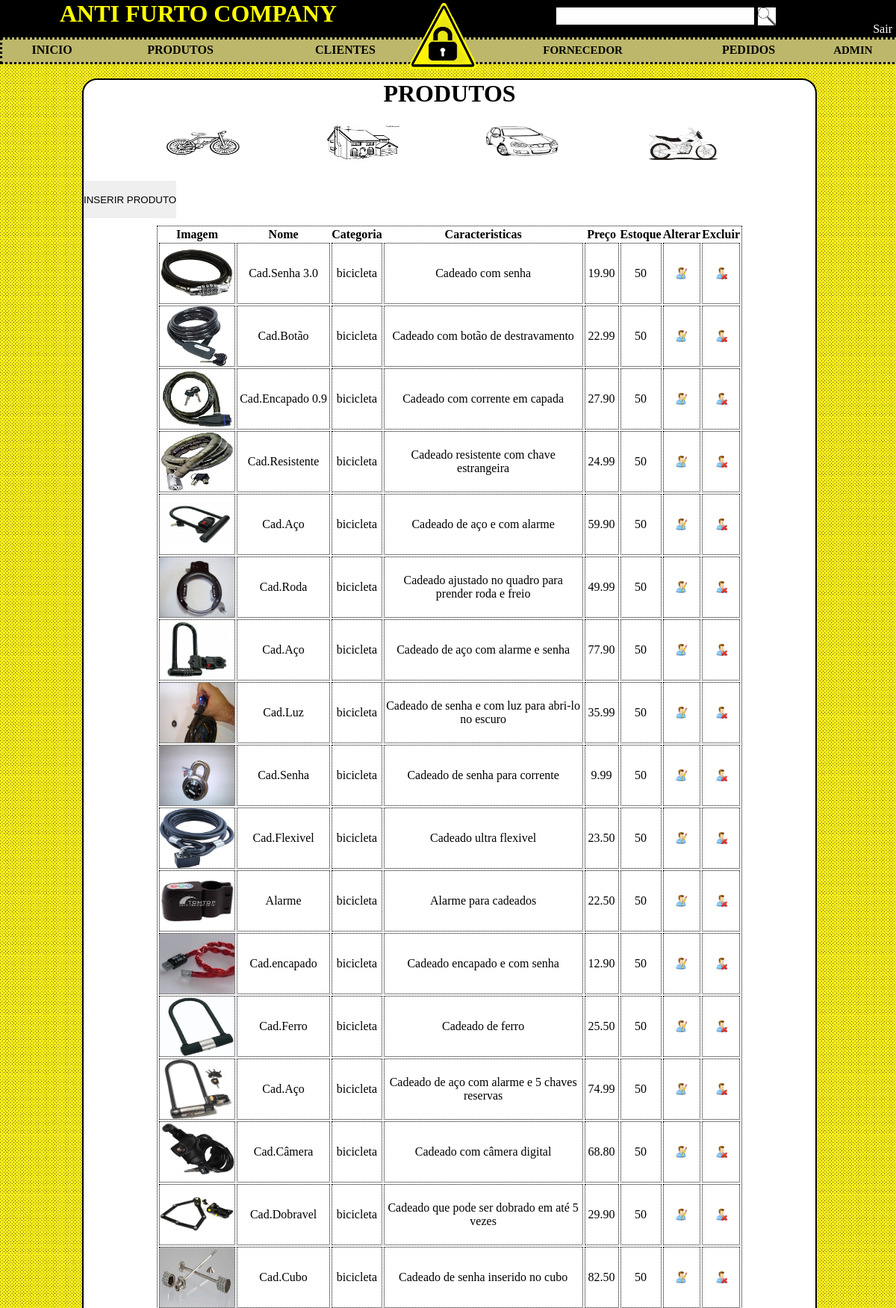
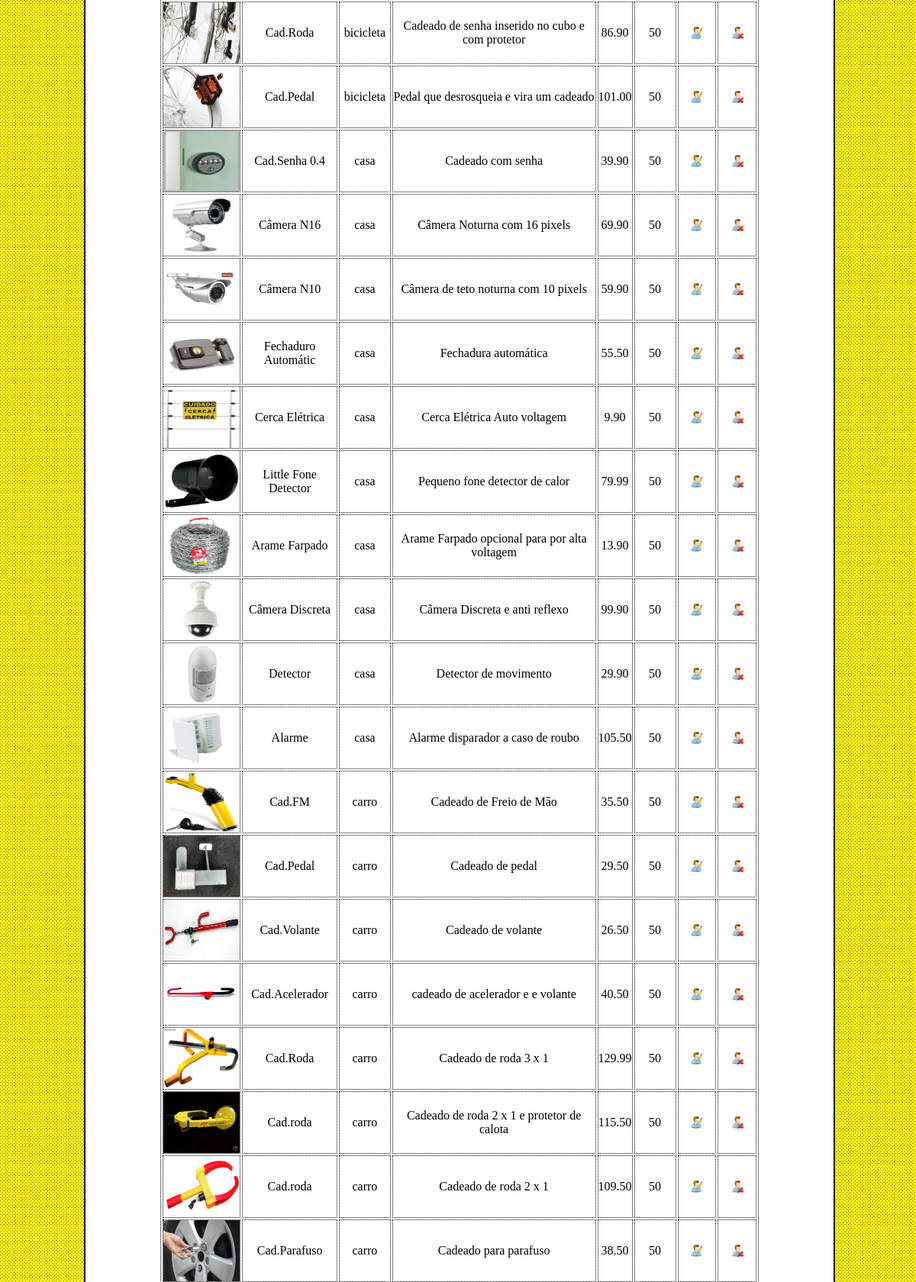
The page /SITE/admin/produtos.php (signed in, upper part) on the database its author committed (2 pictures, top to bottom).
### tables this page shows
CREATE TABLE `produto` (
  `descricao` varchar(60) NOT NULL,
  `cod_produto` int(11) NOT NULL AUTO_INCREMENT,
  `nome_produto` varchar(20) NOT NULL,
  `preco` decimal(10,2) NOT NULL,
  `foto` varchar(40) NOT NULL,
  `estoque` int(11) NOT NULL,
  `cod_fornecedor` int(11) DEFAULT NULL,
  `categoria` varchar(20) DEFAULT NULL,
  PRIMARY KEY (`cod_produto`),
  KEY `cod_fornecedor` (`cod_fornecedor`),
  KEY `categoria` (`categoria`),
  CONSTRAINT `produto_ibfk_1` FOREIGN KEY (`cod_fornecedor`) REFERENCES `fornecedor` (`cod_fornecedor`),
  CONSTRAINT `produto_ibfk_2` FOREIGN KEY (`categoria`) REFERENCES `categoria` (`nome`)
);

### SITE/admin/produtos.php (the view, shortened to what this page needs)
<?php
	include "templete/topo.php";
?>
	<center><h1>PRODUTOS</h1></center><br>
	<div style="height:60px; margin-bottom:20px">
		<a href="categoria_bike.php"> <img src="image/bicicleta.gif" class="categoria_menu"></a>
		<a href="categoria_casa.php"> <img src="image/casa.gif" class="categoria_menu"></a>
		<a href="categoria_carro.php"> <img src="image/carro.jpg" class="categoria_menu"></a>
		<a href="categoria_moto.php"> <img src="image/moto.jpg" class="categoria_menu"></a>
	</div>
	<input class="botao_produto" type="submit" value="INSERIR PRODUTO" onclick="location.href='inserir_produto.php'">
	<table class="tabela_cliente" width = 80%>
		<tr>
			<th>Imagem</th>
			<th>Nome</th>
			<th>Categoria</th>
			<th>Caracteristicas</th>
			<th>Preço</th>
			<th>Estoque</th>
			<th>Alterar</th>
			<th>Excluir</th>
		</tr>
	<?php
		$sql = "select * from produto;";
		$rs = mysql_query($sql, $con);
		while($valor = mysql_fetch_array($rs)){ ?>
		<tr>
			<td class="item_tabela_cliente"><img src='imagens_produtos/<?php echo $valor["foto"]==null?"nouser.png":$valor["foto"];?>' alt="X" width="100" height="80"></td>
			<td class="item_tabela_cliente"><?=$valor["nome_produto"]?></td>
			<td class="item_tabela_cliente"><?=$valor["categoria"]?></td>
			<td class="item_tabela_cliente"><?=$valor["descricao"]?></td>
			<td class="item_tabela_cliente"><?=$valor["preco"]?></td>
			<td class="item_tabela_cliente"><?=$valor["estoque"]?></td>
			<td class="item_tabela_cliente" align='center'><a href='alterar_produto.php?cod=<?php echo $valor["cod_produto"];?>'><img src='icones/editar.png' alt = 'edit' height='16'></a></td>
			<td class="item_tabela_cliente" align='center'><a href='deletar_produto.php?cod=<?php echo $valor["cod_produto"];?>'><img src='icones/deletar.png' alt = 'delet' height='16'></a></td>
	<?php
		}
	?>
	</table>
<?php
	include "templete/rodape.php";
?>

### SITE/admin/css/css.css (style rules this page uses)
* { padding: 0px; margin: 0px; border: 0px; }
body { background-image: url("fundo2.jpg"); }
.tabela_cliente { border-style: dotted; border-width: thin; border-color: #000000; margin: 0 auto; margin-bottom: 20px; }
.item_tabela_cliente { border-style: dotted; border-width: thin; border-color: #000000; text-align: center; }
.botao_produto { height: 50px; width: auto; margin-bottom: 10px; }
.categoria_menu { width: 100px; height: 50px; margin-left:110px; margin-bottom: 15px; margin-top: 5px; }
a,img { border: none; }

### rows shown on the page
produto: foto (picture), nome_produto "Cad.Senha 3.0", categoria "bicicleta", descricao "Cadeado com senha", preco "19.90", estoque "50"
produto: foto (picture), nome_produto "Cad.Botão", categoria "bicicleta", descricao "Cadeado com botão de destravamento", preco "22.99", estoque "50"
produto: foto (picture), nome_produto "Cad.Encapado 0.9", categoria "bicicleta", descricao "Cadeado com corrente em capada", preco "27.90", estoque "50"
produto: foto (picture), nome_produto "Cad.Resistente", categoria "bicicleta", descricao "Cadeado resistente com chave estrangeira", preco "24.99", estoque "50"
produto: foto (picture), nome_produto "Cad.Aço", categoria "bicicleta", descricao "Cadeado de aço e com alarme", preco "59.90", estoque "50"
produto: foto (picture), nome_produto "Cad.Roda", categoria "bicicleta", descricao "Cadeado ajustado no quadro para prender roda e freio", preco "49.99", estoque "50"
produto: foto (picture), nome_produto "Cad.Aço", categoria "bicicleta", descricao "Cadeado de aço com alarme e senha", preco "77.90", estoque "50"
produto: foto (picture), nome_produto "Cad.Luz", categoria "bicicleta", descricao "Cadeado de senha e com luz para abri-lo no escuro", preco "35.99", estoque "50"
produto: foto (picture), nome_produto "Cad.Senha", categoria "bicicleta", descricao "Cadeado de senha para corrente", preco "9.99", estoque "50"
produto: foto (picture), nome_produto "Cad.Flexivel", categoria "bicicleta", descricao "Cadeado ultra flexivel", preco "23.50", estoque "50"
produto: foto (picture), nome_produto "Alarme", categoria "bicicleta", descricao "Alarme para cadeados", preco "22.50", estoque "50"
produto: foto (picture), nome_produto "Cad.encapado", categoria "bicicleta", descricao "Cadeado encapado e com senha", preco "12.90", estoque "50"
produto: foto (picture), nome_produto "Cad.Ferro", categoria "bicicleta", descricao "Cadeado de ferro", preco "25.50", estoque "50"
produto: foto (picture), nome_produto "Cad.Aço", categoria "bicicleta", descricao "Cadeado de aço com alarme e 5 chaves reservas", preco "74.99", estoque "50"
produto: foto (picture), nome_produto "Cad.Câmera", categoria "bicicleta", descricao "Cadeado com câmera digital", preco "68.80", estoque "50"
produto: foto (picture), nome_produto "Cad.Dobravel", categoria "bicicleta", descricao "Cadeado que pode ser dobrado em até 5 vezes", preco "29.90", estoque "50"
produto: foto (picture), nome_produto "Cad.Cubo", categoria "bicicleta", descricao "Cadeado de senha inserido no cubo", preco "82.50", estoque "50"
produto: foto (picture), nome_produto "Cad.Roda", categoria "bicicleta", descricao "Cadeado de senha inserido no cubo e com protetor", preco "86.90", estoque "50"
produto: foto (picture), nome_produto "Cad.Pedal", categoria "bicicleta", descricao "Pedal que desrosqueia e vira um cadeado", preco "101.00", estoque "50"
produto: foto (picture), nome_produto "Cad.Senha 0.4", categoria "casa", descricao "Cadeado com senha", preco "39.90", estoque "50"
produto: foto (picture), nome_produto "Câmera N16", categoria "casa", descricao "Câmera Noturna com 16 pixels", preco "69.90", estoque "50"
produto: foto (picture), nome_produto "Câmera N10", categoria "casa", descricao "Câmera de teto noturna com 10 pixels", preco "59.90", estoque "50"
produto: foto (picture), nome_produto "Fechaduro Automátic", categoria "casa", descricao "Fechadura automática", preco "55.50", estoque "50"
produto: foto (picture), nome_produto "Cerca Elétrica", categoria "casa", descricao "Cerca Elétrica Auto voltagem", preco "9.90", estoque "50"
produto: foto (picture), nome_produto "Little Fone Detector", categoria "casa", descricao "Pequeno fone detector de calor", preco "79.99", estoque "50"
produto: foto (picture), nome_produto "Arame Farpado", categoria "casa", descricao "Arame Farpado opcional para por alta voltagem", preco "13.90", estoque "50"
produto: foto (picture), nome_produto "Câmera Discreta", categoria "casa", descricao "Câmera Discreta e anti reflexo", preco "99.90", estoque "50"
produto: foto (picture), nome_produto "Detector", categoria "casa", descricao "Detector de movimento", preco "29.90", estoque "50"
produto: foto (picture), nome_produto "Alarme", categoria "casa", descricao "Alarme disparador a caso de roubo", preco "105.50", estoque "50"
produto: foto (picture), nome_produto "Cad.FM", categoria "carro", descricao "Cadeado de Freio de Mão", preco "35.50", estoque "50"
produto: foto (picture), nome_produto "Cad.Pedal", categoria "carro", descricao "Cadeado de pedal", preco "29.50", estoque "50"
produto: foto (picture), nome_produto "Cad.Volante", categoria "carro", descricao "Cadeado de volante", preco "26.50", estoque "50"
produto: foto (picture), nome_produto "Cad.Acelerador", categoria "carro", descricao "cadeado de acelerador e e volante", preco "40.50", estoque "50"
produto: foto (picture), nome_produto "Cad.Roda", categoria "carro", descricao "Cadeado de roda 3 x 1", preco "129.99", estoque "50"
produto: foto (picture), nome_produto "Cad.roda", categoria "carro", descricao "Cadeado de roda 2 x 1 e protetor de calota", preco "115.50", estoque "50"
produto: foto (picture), nome_produto "Cad.roda", categoria "carro", descricao "Cadeado de roda 2 x 1", preco "109.50", estoque "50"
produto: foto (picture), nome_produto "Cad.Parafuso", categoria "carro", descricao "Cadeado para parafuso", preco "38.50", estoque "50"
